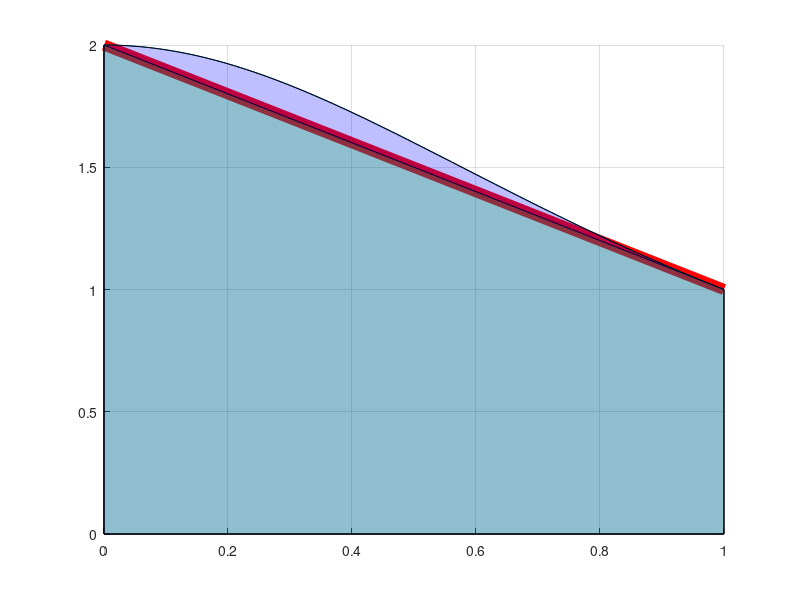

MATLAB code for this plot:
function lab8problem1b()
    clf;
    hold on;
    grid on;
    a = 0;
    b = 1;
    f = @ (x) 2./(1+x.^2);
    %put the elements of the axis and the result of functions 
    x = [0 0 1 1];
    y = [0 f(0) f(1) 0];

    %plot of the function
    plot([a b],[f(a) f(b)],'r','LineWidth',8);
    %fill the plot
    fill([a b b a],[f([a b]) 0 0],'g','FaceAlpha',0.25);
    hold on
    x=0:0.01:1;
    plot(x,f(x));
    %fill the plot
    fill([x b a],[f(x) 0 0],'b','FaceAlpha',0.25);
end

